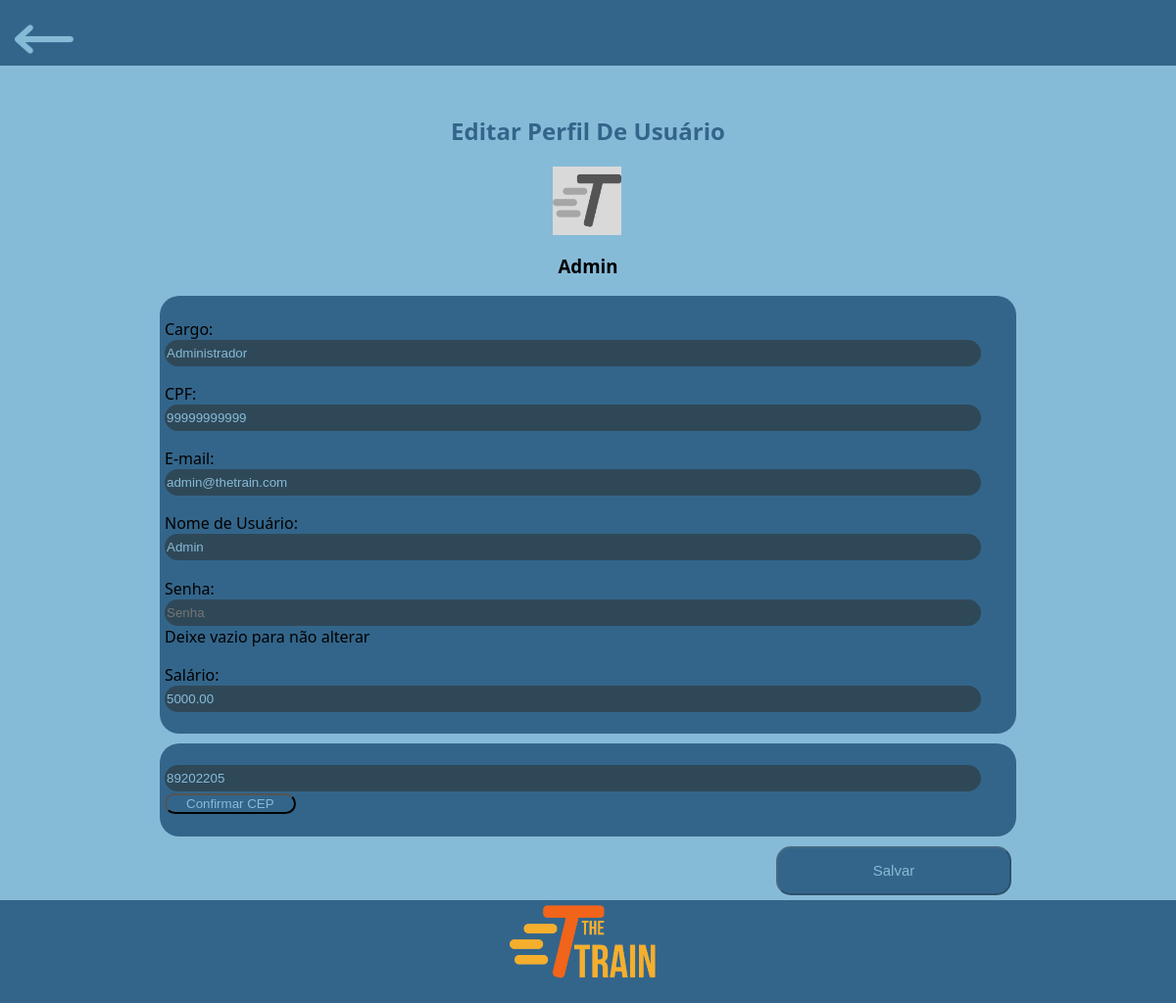
Screenshot of /private/admin/config/editarPerfilUsuario.php?id=1 (signed in) with the database file from the repository.
### tables this page shows
CREATE TABLE usuarios(
	id INT AUTO_INCREMENT NOT NULL PRIMARY KEY,
    cargo ENUM('Administrador', 'Mecânico', 'Faxineiro', 'Supervisor', 'Operário', 'Piloto') NOT NULL,
    salario DECIMAL(10, 2) NOT NULL,
    genero ENUM('Feminino', 'Masculino', 'Prefiro não dizer', 'Outro') NOT NULL,
    dataNascimento DATE NOT NULL,
    senha VARCHAR(255) NOT NULL,
    email VARCHAR(255) NOT NULL,
    nome VARCHAR(120) NOT NULL,
    cpf VARCHAR(11) UNIQUE NOT NULL,
    tipo ENUM('admin', 'funcionario') NOT NULL,
    temTFA boolean,
    cep VARCHAR(8) NOT NULL,
    rua VARCHAR(255),
    cidade VARCHAR(255),
    estado VARCHAR(255),
    numero INT,
    imagemPerfil VARCHAR(120) NULL
);

### private/admin/config/editarPerfilUsuario.php (the view, shortened to what this page needs)
<?php
include '../../conexao/conexao.php';
$id = $_GET['id'];
$sql = "SELECT * FROM usuarios WHERE id=$id";
$result = $conn->query($sql);
$row = $result->fetch_assoc();
$imgFileName = $row['imagemPerfil'];
if (!isset($imgFileName)) {
    $imgFileName = 'default.png';
}
?>
<!DOCTYPE html>
<html lang="pt-BR">
<head>
    <link rel="stylesheet" href="../../../style/style.css">
</head>
<body>
    <header class="headerAzulVoltar">
        <a href="selecionarUsuario.php"><img src="../../../assets/icons/header/setaEsquerda.png" alt="Seta"></a>
    </header>
    <main>
        <div class="gridCentro">
            <h2 class="tituloAzul">Editar Perfil De Usuário</h2>
            <img id="imagemUsuario" src="../../user/uploads/<?= $imgFileName ?>" alt="Icone do funcionario">
            <h3 class="textoCentral"><?php echo $row['nome'] ?></h3>
        </div>
        <form action="" method="POST" id="formularioEditarPerfilUsuario">
            <div id="centroPerfil">
                <div class="flexCentro">
                    <div id="informacoesEspeciaisUser">
                        <div class="marginTopDown-2">
                            <label for="cargo">Cargo:</label><br>
                            <input type="text" name="cargo" id="cargo" value="<?php echo $row['cargo'] ?>" class="informacoesEspeciais" placeholder="Cargo"><br>
                        </div>
                        <div class="marginTopDown-2">
                            <label for="cargo">CPF:</label><br>
                            <input type="text" name="cpf" id="cpf" value="<?php echo $row['cpf'] ?>" class="informacoesEspeciais" placeholder="CPF"><br>
                        </div>
                        <div class="marginTopDown-2">
                            <label for="cargo">E-mail:</label><br>
                            <input type="text" name="email" id="email" value="<?php echo $row['email'] ?>" class="informacoesEspeciais" placeholder="E-mail"><br>
                        </div>
                        <div class="marginTopDown-2">
                            <label for="cargo">Nome de Usuário:</label><br>
                            <input type="text" name="nome" id="nomeUsuario" value="<?php echo $row['nome'] ?>" class="informacoesEspeciais" placeholder="Nome de Usuário">
                        </div>
                        <div class="marginTopDown-2">
                            <label for="cargo">Senha:</label><br>
                            <input type="text" name="senha" id="senhaUsuario" value="" class="informacoesEspeciais" placeholder="Senha">
                            <br><span>Deixe vazio para não alterar</span>
                        </div>
                        <div class="marginTopDown-2">
                            <label for="cargo">Salário:</label><br>
                            <input type="text" name="salario" id="salarioUsuario" value="<?php echo $row['salario'] ?>" class="informacoesEspeciais" placeholder="Salário">
                        </div>
                    </div>
                </div>
            </div>
            <div style="padding-top: 10px;"></div>
            <div id="centroPerfil">
                <div class="flexCentro">
                    <div id="informacoesEspeciaisUser">
                        <div class="marginTopDown-2">
                            <?php
                            if ($_SERVER['REQUEST_METHOD'] == 'POST') {
                            if (isset($_POST['carregarCep'])) {
                                echo "<input type='text' name='cep' id='cepUsuario' value='{$_POST['cep']}' class='informacoesEspeciais' placeholder='CEP' readonly>";
                                echo "<br> <a href='' style='text-decoration:none;'>Voltar</a>";
                            }
                            else{
                                echo "<input type='text' name='cep' id='cepUsuario' value='{$row['cep']}' class='informacoesEspeciais' placeholder='CEP'>";
                                echo "<br> <input type='submit' name='carregarCep' value='Confirmar CEP'>";
                            }
                        }else{
                                echo "<input type='text' name='cep' id='cepUsuario' value='{$row['cep']}' class='informacoesEspeciais' placeholder='CEP'>";
                                echo "<br> <input type='submit' name='carregarCep'  class='confirmarCep' value='Confirmar CEP'>";
                            }
                        ?>
                        </div>
                    </div>
                </div>
            </div>
            <div class="flex">
                <?php
                    if ($_SERVER['REQUEST_METHOD'] == 'POST') {
                        if (isset($_POST['carregarCep'])) {
                            echo "<input id='botaoSalvarEditarPerfil' type='submit' name='salvar' value='Salvar'>";
                        }
                    }  else{
                        echo "<input id='botaoSalvarEditarPerfil' type='submit' name='salvar' value='Salvar' disabled>";
                    }
                ?>
            </div>
        </form>
    </main>
    <div class="espacoFooterAzulLogo"></div>
    <footer class="footerAzulLogo">
        <img src="../../../assets/logos/logoCompleta.png" alt="Logo">
    </footer>
</body>
</html>

### style/style.css (style rules this page uses)
:root { --corAzulNormal: #33658a; --corAzulEscuro: #2f4858; --corAmarelo: #f6ae2d; --corAzulClaro: #86bbd8; --fonte-Segoe: 'Segoe UI', Tahoma, Geneva, Verdana, sans-serif; --fonte-OpenSans: OpenSans, Arial, Helvetica, sans-serif; --corLaranja: #f26419; }
.flex { display: flex; }
.flexCentro { display: flex; justify-content: center; align-items: center; }
.gridCentro { padding-top: 30px; display: grid; justify-content: center; }
.textoCentral { text-align: center; }
.marginTopDown-2 { margin: 2% 0%; }
.tituloAzul { color: var(--corAzulNormal); text-align: center; }
body { background-color: var(--corAzulClaro); margin: 0; min-height: 100vh; font-family: var(--fonte-Segoe); }
.headerAzulVoltar { padding: 25px 15px 7px 15px; background-color: var(--corAzulNormal); }
.headerAzulVoltar img { height: 30px; }
.footerAzulArredondado, .footerAzulLogo { background-color: var(--corAzulNormal); position: fixed; width: 100%; bottom: 0; display: flex; justify-content: center; align-items: center; }
.footerAzulLogo { padding-top: 5px; }
.footerAzulLogo img { height: 100px; }
.espacoFooterAzulLogo { height: 110px; }
#imagemUsuario { height: 70px; padding-left: 37%; }
#informacoesEspeciaisUser { background-color: var(--corAzulNormal); border-radius: 20px; padding: 5px; height: 40%; width: 80%; }
.informacoesEspeciais { background-color: var(--corAzulEscuro); border: none; height: 25px; border-radius: 20px; width: 96%; color: var(--corAzulClaro); }
#botaoSalvarEditarPerfil { background-color: var(--corAzulNormal); border-radius: 15px; padding: 1px 2%; margin-top: 10px; margin-left: 66%; height: 50px; width: 20%; font-size: 15px; color: var(--corAzulClaro); }
#centroPerfil { justify-content: center; padding: 0% 5%; }
input, select, textarea, button { border-radius: 5px; }
.confirmarCep { background-color: var(--corAzulNormal); border-radius: 15px; padding: 1px 20px; color: #86bbd8; }

### rows the page displays
usuarios: nome "Admin", cargo "Administrador", cpf "99999999999", email "admin@thetrain.com", salario "5000.00", cep "89202205"
